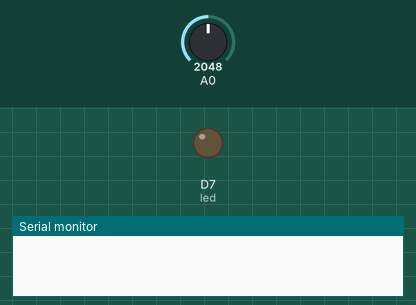
Bench run of a sketch on a simulated Particle Photon. On the bench: output pins drawn as LEDs (lit = HIGH), the last lines printed to the serial monitor. The inputs (shaded band) are chosen by the test bench; at power-on: A0 = 2048. Random numbers use the default seed unless the sketch sets one.

Above: at 25.0 s.
At 50.17 s:
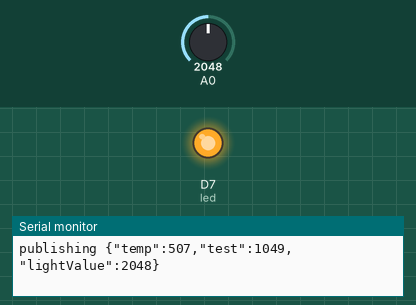
Timing chart, 0 to 65.0 s (numbered marks = the images above):
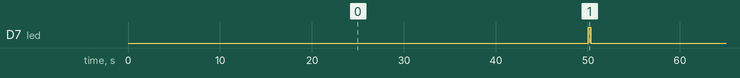

The sketch:

sendDataToFirebase.ino
```cpp
#include "Particle.h"
int led = D7;  // The on-board LED
int lightValue;

const unsigned long PUBLISH_PERIOD = 50000;
const unsigned long FIRST_PUBLISH_MS = 5000;

long lastPublish = 0;
void setup() {
    pinMode(led, OUTPUT);
    pinMode(A0,INPUT);
    Serial.begin(9600);
}

void loop() {

    // keeping track of sending period
    if( (millis() - lastPublish) > PUBLISH_PERIOD){
        lastPublish = millis();
        publishData();
    }

}

void publishData(){
  lightValue = analogRead(A0);
  int temp = random(500,600);
  int test = random(1000,1300);
//   String testStr = "Foo";
//   char* testCharArr = "testChar*";


  //print to buffer before sending to fireBase
  char buff[200];
  snprintf(buff,sizeof(buff),"{\"temp\":%d,\"test\":%d,\"lightValue\":%d}",temp,test,lightValue);
  //snprintf(buf, sizeof(buf), "{\"a\":%d,\"b\":%.3f,\"c\":%d}", a, b, c);

  Serial.printlnf("publishing %s", buff);
  Particle.publish("sensorLog", buff, PRIVATE);
  //Particle.publish("test",test,PRIVATE);

  // blink led
  digitalWrite(D7,HIGH);
  delay(300);
  digitalWrite(D7,LOW);
  delay(300);
}
```

Measured:
- by itself, D7 (led): alternates HIGH for 0.30 s and LOW for 49.7 s
